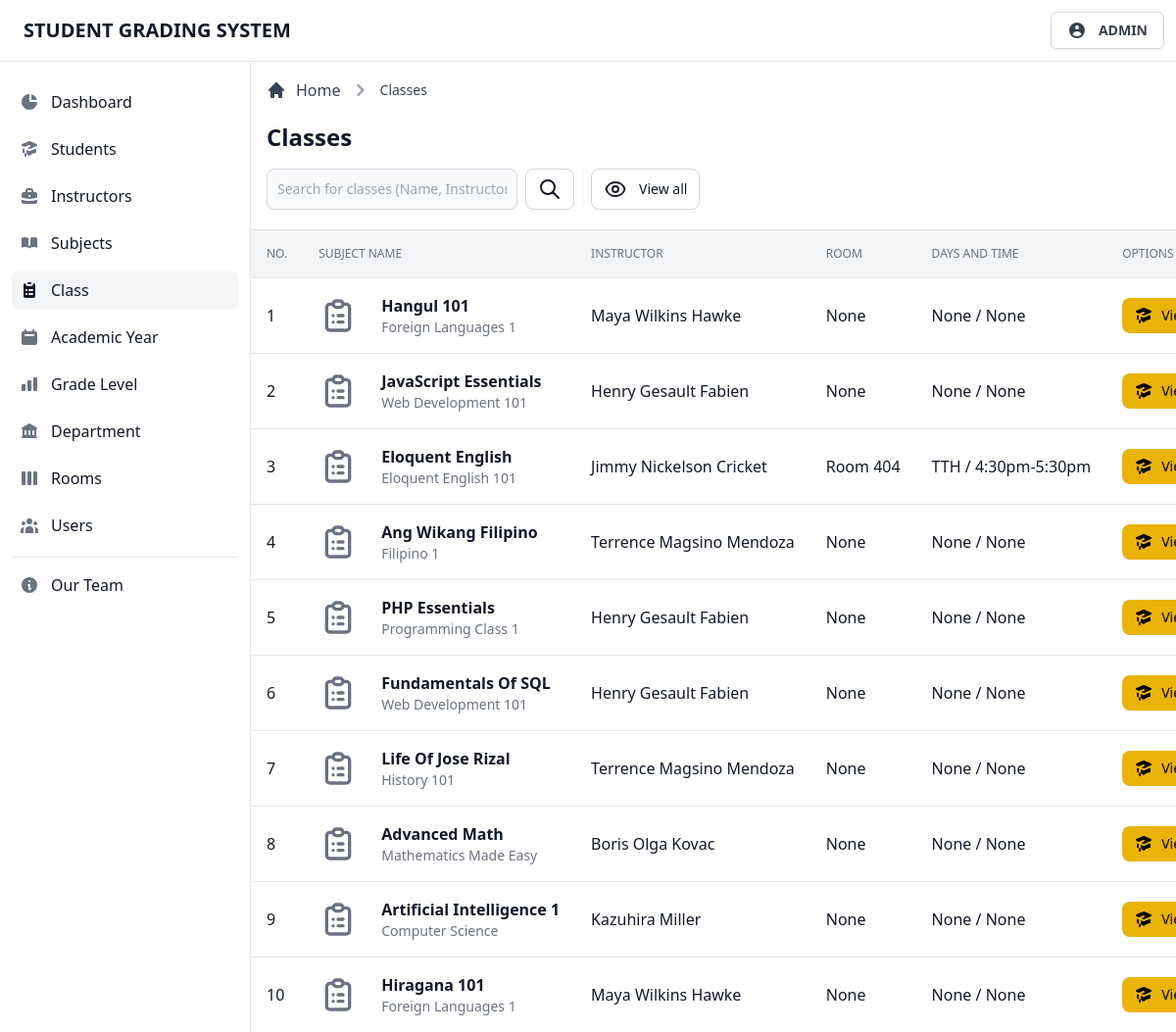
The page /admin/view/class.php (signed in) on the database its author committed.
### tables this page shows
CREATE TABLE `tblclass` (
  `class_id` int(11) NOT NULL,
  `class_code` int(11) NOT NULL,
  `class_name` varchar(255) NOT NULL,
  `class_desc` varchar(255) NOT NULL,
  `inst_code` int(11) NOT NULL,
  `class_inst` varchar(255) NOT NULL,
  `class_level` varchar(255) NOT NULL,
  `class_ay` varchar(255) NOT NULL,
  `class_day` varchar(255) NOT NULL,
  `class_time` varchar(255) NOT NULL,
  `class_room` varchar(255) NOT NULL,
  `class_section` varchar(255) NOT NULL
);

### admin/page/class/class.classes.php (called while the page is built, shortened)
<?php
class DisplayClassContr extends DisplayClass
{
  public function fetchData()
  {
    $result = $this->getData();
    return $result;
  }
}
class DisplayClass extends Dbh
{
  protected function getData()
  {
    $stmt = $this->connect()->query('SELECT * FROM tblclass;');
    $result = 0;
    while ($row = $stmt->fetchAll(PDO::FETCH_ASSOC)) {
      $result = $row;
    }
    return $result;
  }
}
$display = new DisplayClassContr();
$result = $display->fetchData();

### admin/database/database.classes.php (called while the page is built)
<?php
class Dbh
{
  private $hostname = 'localhost';
  private $username = 'root';
  private $password = '';
  private $dbname = 'dbgradingsystem';
  public function connect()
  {
    try {
      $dbh = new PDO('mysql:host=' . $this->hostname . ';dbname=' . $this->dbname, $this->username, $this->password);
      return $dbh;
    } catch (PDOException $e) {
      print "Error!: " . $e->getMessage() . "<br>";
      die();
    }
  }
}

### admin/page/class/class-table.php (the view, shortened to what this page needs)
<div class="flex flex-col min-w-full overflow-hidden overflow-x-auto align-middle shadow">
  <table class="min-w-full divide-y divide-gray-200 table-fixed">
    <thead class="bg-gray-100">
      <tr>
        <th scope="col" class="th">
          No.
        </th>
        <th scope="col" class="th">
          Subject Name
        </th>
        <th scope="col" class="th">
          Instructor
        </th>
        <th scope="col" class="th">
          Room
        </th>
        <th scope="col" class="th">
          Days and Time
        </th>
        <th scope="col" class="th">
          Options
        </th>
      </tr>
    </thead>
    <tbody class="bg-white divide-y divide-gray-200 ">
      <?php foreach ($result as $data) : ?>
        <tr class="hover:bg-gray-100 group">
          <td class="td">
            <div class="flex items-center capitalize">
              <?= $i += 1; ?>
            </div>
          </td>
          <td class="td-title">
            <div class="text-sm font-normal text-gray-500">
              <div class="text-base font-semibold text-gray-900 capitalize">
                <?= $data['class_name']; ?>
              </div>
              <div class="text-sm font-normal text-gray-500">
                <?= $data['class_desc']; ?>
              </div>
            </div>
          </td>
          <td class="td">
            <div class="flex items-center capitalize">
              <?= $data['class_inst']; ?>
            </div>
          </td>
          <td class="td">
            <div class="flex items-center capitalize">
              <?php if (!empty($data['class_room'])) { ?>
                <?= $data['class_room']; ?>
              <?php } else { ?>
                None
              <?php } ?>
            </div>
          </td>
          <td class="td">
            <div class="flex items-center">
              <?php if (!empty($data['class_day'])) { ?>
                <?= $data['class_day']; ?>
              <?php } else { ?>
                None
              <?php } ?>
              /
              <?php if (!empty($data['class_time'])) { ?>
                <?= $data['class_time']; ?>
              <?php } else { ?>
                None
              <?php } ?>
            </div>
          </td>
          <td class="p-4 space-x-2 whitespace-nowrap">
            <a href="student-list.php?id=<?= $data['class_code']; ?>" class="inline-flex items-center px-3 py-2 text-sm font-medium text-center text-black bg-yellow-500 rounded-lg hover:bg-yellow-600 focus:ring-4 focus:ring-yellow-400/50">
              View Students
            </a>
          </td>
        </tr>
      <?php endforeach; ?>
    </tbody>
  </table>
</div>

### rows shown on the page
tblclass: i "1", class_name "Hangul 101", class_desc "Foreign Languages 1", class_inst "Maya Wilkins Hawke", class_room "None", class_day "None", class_time "None"
tblclass: i "2", class_name "JavaScript Essentials", class_desc "Web Development 101", class_inst "Henry Gesault Fabien", class_room "None", class_day "None", class_time "None"
tblclass: i "3", class_name "Eloquent English", class_desc "Eloquent English 101", class_inst "Jimmy Nickelson Cricket", class_room "Room 404", class_day "TTH", class_time "4:30pm-5:30pm"
tblclass: i "4", class_name "Ang Wikang Filipino", class_desc "Filipino 1", class_inst "Terrence Magsino Mendoza", class_room "None", class_day "None", class_time "None"
tblclass: i "5", class_name "PHP Essentials", class_desc "Programming Class 1", class_inst "Henry Gesault Fabien", class_room "None", class_day "None", class_time "None"
tblclass: i "6", class_name "Fundamentals Of SQL", class_desc "Web Development 101", class_inst "Henry Gesault Fabien", class_room "None", class_day "None", class_time "None"
tblclass: i "7", class_name "Life Of Jose Rizal", class_desc "History 101", class_inst "Terrence Magsino Mendoza", class_room "None", class_day "None", class_time "None"
tblclass: i "8", class_name "Advanced Math", class_desc "Mathematics Made Easy", class_inst "Boris Olga Kovac", class_room "None", class_day "None", class_time "None"
tblclass: i "9", class_name "Artificial Intelligence 1", class_desc "Computer Science", class_inst "Kazuhira Miller", class_room "None", class_day "None", class_time "None"
tblclass: i "10", class_name "Hiragana 101", class_desc "Foreign Languages 1", class_inst "Maya Wilkins Hawke", class_room "None", class_day "None", class_time "None"

### other values the page prints
$user "ADMIN"
